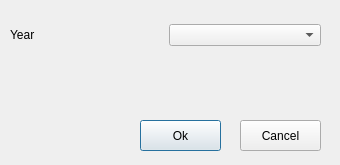
<?xml version="1.0" encoding="UTF-8"?>
<ui version="4.0">
 <class>Dialog</class>
 <widget class="QDialog" name="Dialog">
  <property name="geometry">
   <rect>
    <x>0</x>
    <y>0</y>
    <width>340</width>
    <height>165</height>
   </rect>
  </property>
  <property name="windowTitle">
   <string>Dialog</string>
  </property>
  <widget class="QWidget" name="gridLayoutWidget">
   <property name="geometry">
    <rect>
     <x>10</x>
     <y>10</y>
     <width>311</width>
     <height>51</height>
    </rect>
   </property>
   <layout class="QGridLayout" name="gridLayout">
    <item row="0" column="0">
     <widget class="QLabel" name="label">
      <property name="text">
       <string>Year</string>
      </property>
     </widget>
    </item>
    <item row="0" column="1">
     <widget class="QComboBox" name="comboBox"/>
    </item>
   </layout>
  </widget>
  <widget class="QPushButton" name="pushButton">
   <property name="geometry">
    <rect>
     <x>140</x>
     <y>120</y>
     <width>81</width>
     <height>31</height>
    </rect>
   </property>
   <property name="text">
    <string>Ok</string>
   </property>
  </widget>
  <widget class="QPushButton" name="pushButton_2">
   <property name="geometry">
    <rect>
     <x>240</x>
     <y>120</y>
     <width>81</width>
     <height>31</height>
    </rect>
   </property>
   <property name="text">
    <string>Cancel</string>
   </property>
  </widget>
 </widget>
 <resources/>
 <connections/>
</ui>
